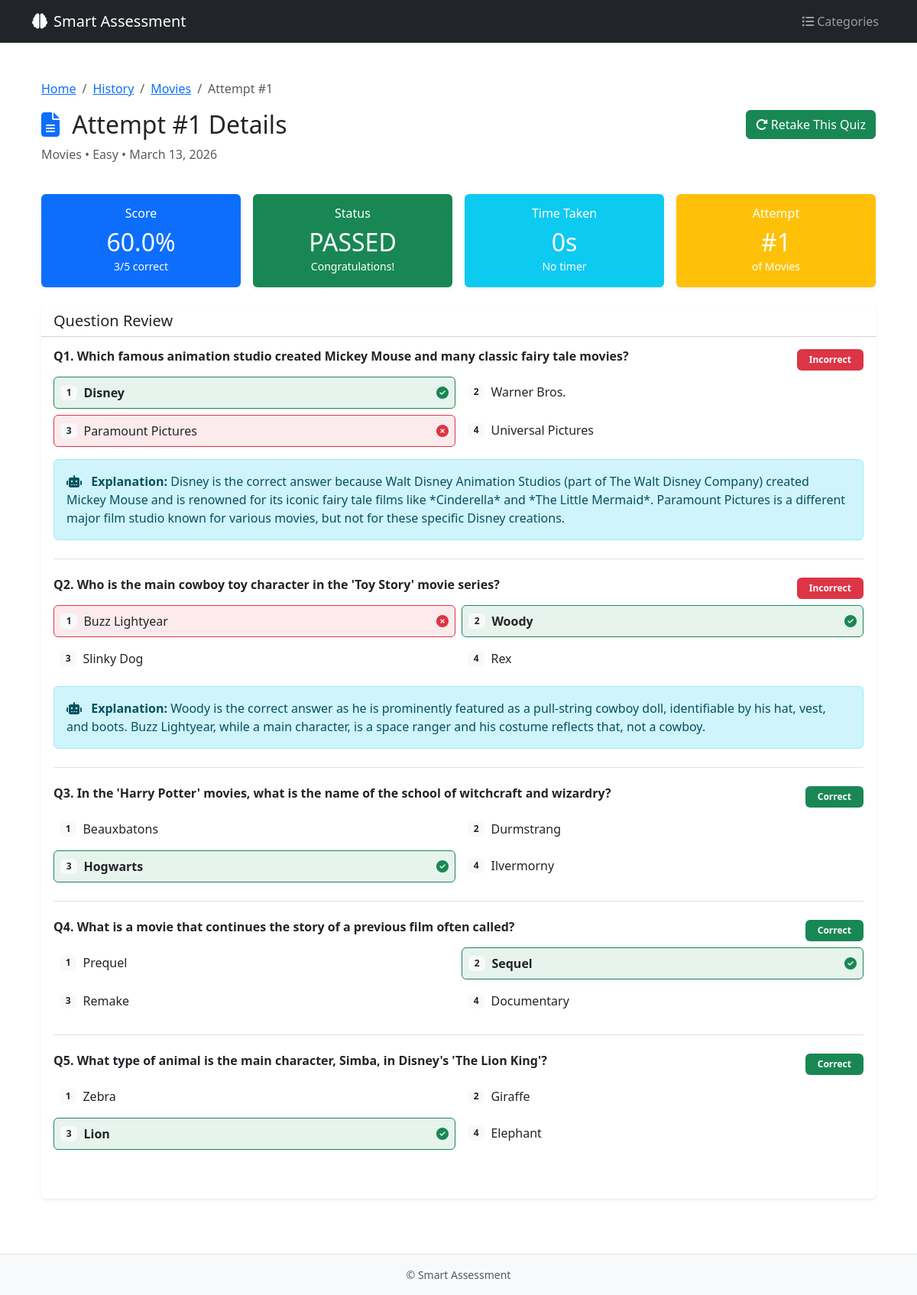
Page /quiz/attempt/18/ (signed in) on the committed database.
### quiz/models.py (models this page shows, shortened)
class QuizResult(models.Model):
    user = models.ForeignKey(User, on_delete=models.CASCADE)
    quiz = models.ForeignKey(Quiz, on_delete=models.CASCADE)
    total_questions = models.IntegerField()
    correct_answers = models.IntegerField()
    score_percent = models.FloatField()
    is_pass = models.BooleanField(default=False)
    total_time_taken = models.IntegerField(default=0)  # seconds
    attempt_number = models.IntegerField(default=1)  # Track attempt number
    quiz_topic = models.CharField(max_length=200, blank=True)  # Store topic name for grouping
    difficulty = models.CharField(max_length=20, default='medium')  # Store difficulty
    created_at = models.DateTimeField(auto_now_add=True)
    class Meta:
        ordering = ['-created_at']

class Question(models.Model):
    quiz = models.ForeignKey(Quiz, on_delete=models.CASCADE, related_name='questions')
    question_text = models.TextField()
    option_a = models.CharField(max_length=500)
    option_b = models.CharField(max_length=500)
    option_c = models.CharField(max_length=500)
    option_d = models.CharField(max_length=500)
    correct_index = models.PositiveSmallIntegerField(default=0)
    order = models.PositiveIntegerField(default=0)
    question_hash = models.CharField(max_length=64, blank=True, null=True)
    attempted_users = models.ManyToManyField(
        User,
        through='QuestionAttempt',
        related_name='attempted_questions',
        blank=True
    )
    class Meta:
        ordering = ['order']

class UserAnswer(models.Model):
    quiz_result = models.ForeignKey(QuizResult, on_delete=models.CASCADE, related_name="answers")
    question = models.ForeignKey(Question, on_delete=models.CASCADE)
    selected_index = models.IntegerField(null=True, blank=True)
    correct_index = models.IntegerField()
    is_correct = models.BooleanField(default=False)
    time_taken = models.IntegerField(default=0)  # seconds per question
    ai_explanation = models.TextField(blank=True, null=True)

### quiz/views.py (the view)
# urls.py: path('attempt/<int:result_id>/', views.attempt_details, name='attempt_details'),
@login_required
def attempt_details(request, result_id):
    result = get_object_or_404(QuizResult, id=result_id, user=request.user)
    answers = result.answers.all().select_related('question').order_by('question__order')
    results_data = []
    for ans in answers:
        q = ans.question
        options = [q.option_a, q.option_b, q.option_c, q.option_d]
        results_data.append({
            'question': q.question_text,
            'options': options,
            'correct_index': q.correct_index,
            'selected': ans.selected_index,
            'is_correct': ans.is_correct,
            'explanation': ans.ai_explanation,
        })
    context = {
        'result': result,
        'results': results_data,
        'category': result.quiz.subcategory.category,
        'subcategory': result.quiz.subcategory,
    }
    return render(request, 'quiz/attempt_details.html', context)

### templates/quiz/attempt_details.html (shortened to what this page needs)
{% extends 'quiz/base.html' %}
{% block content %}
<div class="container py-4">
    <nav aria-label="breadcrumb">
        <ol class="breadcrumb">
            <li class="breadcrumb-item"><a href="{% url 'dashboard' %}">Home</a></li>
            <li class="breadcrumb-item"><a href="{% url 'quiz:history' %}">History</a></li>
            <li class="breadcrumb-item"><a href="{% url 'quiz:quiz_comparison' result.quiz_topic %}">{{ result.quiz_topic }}</a></li>
            <li class="breadcrumb-item active">Attempt #{{ result.attempt_number }}</li>
        </ol>
    </nav>
    <div class="row mb-4">
        <div class="col-md-8">
            <h2>
                <i class="fa-solid fa-file-lines text-primary me-2"></i>
                Attempt #{{ result.attempt_number }} Details
            </h2>
            <p class="text-muted">
                {{ result.quiz_topic }} • {{ result.difficulty|title }} • {{ result.created_at|date:"F d, Y" }}
            </p>
        </div>
        <div class="col-md-4 text-end">
            <a href="{% url 'quiz:retake_quiz' result.id %}" class="btn btn-success">
                <i class="fa-solid fa-rotate-right me-1"></i>Retake This Quiz
            </a>
        </div>
    </div>
    <div class="row g-3 mb-4">
        <div class="col-md-3">
            <div class="card border-0 shadow-sm bg-primary text-white">
                <div class="card-body text-center">
                    <h6>Score</h6>
                    <h2 class="mb-0">{{ result.score_percent|floatformat:1 }}%</h2>
                    <small>{{ result.correct_answers }}/{{ result.total_questions }} correct</small>
                </div>
            </div>
        </div>
        <div class="col-md-3">
            <div class="card border-0 shadow-sm bg-success text-white">
                <div class="card-body text-center">
                    <h6>Status</h6>
                    <h2 class="mb-0">{% if result.is_pass %}PASSED{% else %}FAILED{% endif %}</h2>
                    <small>{% if result.is_pass %}Congratulations!{% else %}Keep practicing{% endif %}</small>
                </div>
            </div>
        </div>
        <div class="col-md-3">
            <div class="card border-0 shadow-sm bg-info text-white">
                <div class="card-body text-center">
                    <h6>Time Taken</h6>
                    <h2 class="mb-0">{{ result.total_time_taken }}s</h2>
                    <small>{{ result.total_time_taken|default:"No timer" }}</small>
                </div>
            </div>
        </div>
        <div class="col-md-3">
            <div class="card border-0 shadow-sm bg-warning text-white">
                <div class="card-body text-center">
                    <h6>Attempt</h6>
                    <h2 class="mb-0">#{{ result.attempt_number }}</h2>
                    <small>of {{ result.quiz_topic }}</small>
                </div>
            </div>
        </div>
    </div>
    <div class="card border-0 shadow-sm">
        <div class="card-header bg-white">
            <h5 class="mb-0">Question Review</h5>
        </div>
        <div class="card-body">
            {% for r in results %}
            <div class="mb-4 pb-4 {% if not forloop.last %}border-bottom{% endif %}">
                <div class="d-flex justify-content-between align-items-start mb-2">
                    <h6 class="fw-bold">Q{{ forloop.counter }}. {{ r.question }}</h6>
                    <span class="badge {% if r.is_correct %}bg-success{% else %}bg-danger{% endif %} px-3 py-2">
                        {% if r.is_correct %}Correct{% else %}Incorrect{% endif %}
                    </span>
                </div>
                <div class="row g-2">
                    {% for opt in r.options %}
                    <div class="col-md-6">
                        <div class="p-2 rounded {% if forloop.counter0 == r.correct_index %}bg-success bg-opacity-10 border border-success{% elif forloop.counter0 == r.selected and not r.is_correct %}bg-danger bg-opacity-10 border border-danger{% endif %}">
                            <div class="d-flex align-items-center">
                                <span class="badge bg-light text-dark me-2">{{ forloop.counter0|add:1 }}</span>
                                <span class="{% if forloop.counter0 == r.correct_index %}fw-bold{% endif %}">
                                    {{ opt }}
                                </span>
                                {% if forloop.counter0 == r.correct_index %}
                                <i class="fa-solid fa-check-circle text-success ms-auto"></i>
                                {% elif forloop.counter0 == r.selected and not r.is_correct %}
                                <i class="fa-solid fa-times-circle text-danger ms-auto"></i>
                                {% endif %}
                            </div>
                        </div>
                    </div>
                    {% endfor %}
                </div>
                {% if r.explanation %}
                <div class="alert alert-info mt-3 mb-0">
                    <i class="fa-solid fa-robot me-2"></i>
                    <strong>Explanation:</strong> {{ r.explanation }}
                </div>
                {% endif %}
            </div>
            {% endfor %}
        </div>
    </div>
</div>
{% endblock %}

### rows in the picture
QuizResult: quiz_topic "Movies", attempt_number "1", difficulty "Easy", created_at "March 13, 2026", score_percent "60.0", correct_answers "3", total_questions "5", total_time_taken "0", total_time_taken "No timer"
Question: question "Which famous animation studio created Mickey Mouse and many classic fairy tale movies?", options "Disney" "Warner Bros." "Paramount Pictures" "Universal Pictures"
UserAnswer: explanation "Disney is the correct answer because Walt Disney Animation Studios (part of The Walt Disney Company) created Mickey Mouse and is renowned for its iconic fairy tale films like *Cinderella* and *The Little Mermaid*. Paramount Pictures is a different major film studio known for various movies, but not for these specific Disney creations."
Question: question "Who is the main cowboy toy character in the 'Toy Story' movie series?", options "Buzz Lightyear" "Woody" "Slinky Dog" "Rex"
UserAnswer: explanation "Woody is the correct answer as he is prominently featured as a pull-string cowboy doll, identifiable by his hat, vest, and boots. Buzz Lightyear, while a main character, is a space ranger and his costume reflects that, not a cowboy."
Question: question "In the 'Harry Potter' movies, what is the name of the school of witchcraft and wizardry?", options "Beauxbatons" "Durmstrang" "Hogwarts" "Ilvermorny"
Question: question "What is a movie that continues the story of a previous film often called?", options "Prequel" "Sequel" "Remake" "Documentary"
Question: question "What type of animal is the main character, Simba, in Disney's 'The Lion King'?", options "Zebra" "Giraffe" "Lion" "Elephant"
